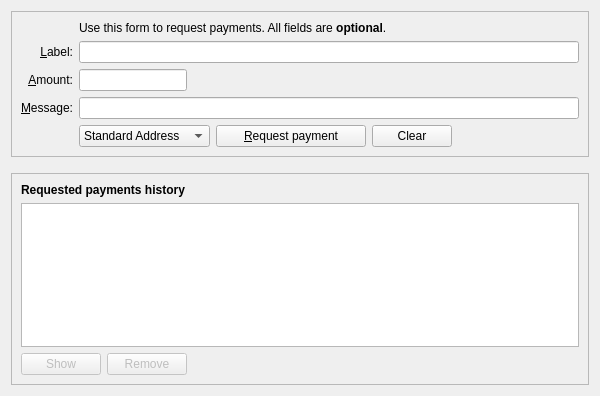
<?xml version="1.0" encoding="UTF-8"?>
<ui version="4.0">
 <class>ReceiveCoinsDialog</class>
 <widget class="QWidget" name="ReceiveCoinsDialog">
  <property name="geometry">
   <rect>
    <x>0</x>
    <y>0</y>
    <width>600</width>
    <height>396</height>
   </rect>
  </property>
  <layout class="QVBoxLayout" name="verticalLayout" stretch="0,0,1">
   <item>
    <widget class="QFrame" name="frame2">
     <property name="sizePolicy">
      <sizepolicy hsizetype="Preferred" vsizetype="Expanding">
       <horstretch>0</horstretch>
       <verstretch>0</verstretch>
      </sizepolicy>
     </property>
     <property name="frameShape">
      <enum>QFrame::StyledPanel</enum>
     </property>
     <property name="frameShadow">
      <enum>QFrame::Sunken</enum>
     </property>
     <layout class="QVBoxLayout" name="verticalLayout_3">
      <item>
       <layout class="QGridLayout" name="gridLayout">
        <item row="5" column="0">
         <widget class="QLabel" name="label">
          <property name="toolTip">
           <string>An optional amount to request. Leave this empty or zero to not request a specific amount.</string>
          </property>
          <property name="text">
           <string>&amp;Amount:</string>
          </property>
          <property name="alignment">
           <set>Qt::AlignRight|Qt::AlignTrailing|Qt::AlignVCenter</set>
          </property>
          <property name="buddy">
           <cstring>reqAmount</cstring>
          </property>
         </widget>
        </item>
        <item row="6" column="0">
         <widget class="QLabel" name="label_3">
          <property name="toolTip">
           <string>An optional message to attach to the payment request, which will be displayed when the request is opened. Note: The message will not be sent with the payment over the Bitcoin network.</string>
          </property>
          <property name="text">
           <string>&amp;Message:</string>
          </property>
          <property name="alignment">
           <set>Qt::AlignRight|Qt::AlignTrailing|Qt::AlignVCenter</set>
          </property>
          <property name="buddy">
           <cstring>reqMessage</cstring>
          </property>
         </widget>
        </item>
        <item row="4" column="2">
         <widget class="QLineEdit" name="reqLabel">
          <property name="toolTip">
           <string>An optional label to associate with the new receiving address.</string>
          </property>
         </widget>
        </item>
        <item row="2" column="2">
         <widget class="QLabel" name="label_5">
          <property name="text">
           <string>Use this form to request payments. All fields are &lt;b&gt;optional&lt;/b&gt;.</string>
          </property>
         </widget>
        </item>
        <item row="4" column="0">
         <widget class="QLabel" name="label_2">
          <property name="toolTip">
           <string>An optional label to associate with the new receiving address.</string>
          </property>
          <property name="text">
           <string>&amp;Label:</string>
          </property>
          <property name="alignment">
           <set>Qt::AlignRight|Qt::AlignTrailing|Qt::AlignVCenter</set>
          </property>
          <property name="buddy">
           <cstring>reqLabel</cstring>
          </property>
         </widget>
        </item>
        <item row="6" column="2">
         <widget class="QLineEdit" name="reqMessage">
          <property name="toolTip">
           <string>An optional message to attach to the payment request, which will be displayed when the request is opened. Note: The message will not be sent with the payment over the Bitcoin network.</string>
          </property>
         </widget>
        </item>
        <item row="7" column="2">
         <layout class="QHBoxLayout" name="horizontalLayout">
          <item>
           <widget class="QComboBox" name="addressType">
            <property name="sizePolicy">
             <sizepolicy hsizetype="Preferred" vsizetype="Fixed">
              <horstretch>0</horstretch>
              <verstretch>0</verstretch>
             </sizepolicy>
            </property>
            <item>
             <property name="text">
              <string>Standard Address</string>
             </property>
            </item>
            <item>
             <property name="text">
              <string>Subinode Address</string>
             </property>
            </item>
           </widget>
          </item>
          <item>
           <widget class="QPushButton" name="receiveButton">
            <property name="minimumSize">
             <size>
              <width>150</width>
              <height>0</height>
             </size>
            </property>
            <property name="text">
             <string>&amp;Request payment</string>
            </property>
            <property name="icon">
             <iconset resource="../subi.qrc">
              <normaloff>:/icons/receiving_addresses</normaloff>:/icons/receiving_addresses</iconset>
            </property>
           </widget>
          </item>
          <item>
           <widget class="QPushButton" name="clearButton">
            <property name="sizePolicy">
             <sizepolicy hsizetype="Minimum" vsizetype="Fixed">
              <horstretch>0</horstretch>
              <verstretch>0</verstretch>
             </sizepolicy>
            </property>
            <property name="toolTip">
             <string>Clear all fields of the form.</string>
            </property>
            <property name="text">
             <string>Clear</string>
            </property>
            <property name="icon">
             <iconset resource="../subi.qrc">
              <normaloff>:/icons/remove</normaloff>:/icons/remove</iconset>
            </property>
            <property name="autoDefault">
             <bool>false</bool>
            </property>
           </widget>
          </item>
          <item>
           <spacer name="horizontalSpacer">
            <property name="orientation">
             <enum>Qt::Horizontal</enum>
            </property>
            <property name="sizeHint" stdset="0">
             <size>
              <width>40</width>
              <height>20</height>
             </size>
            </property>
           </spacer>
          </item>
         </layout>
        </item>
        <item row="7" column="0">
         <widget class="QLabel" name="label_7">
          <property name="text">
           <string/>
          </property>
         </widget>
        </item>
        <item row="5" column="2">
         <layout class="QHBoxLayout" name="horizontalLayout_6">
          <item>
           <widget class="BitcoinAmountField" name="reqAmount">
            <property name="sizePolicy">
             <sizepolicy hsizetype="Fixed" vsizetype="Fixed">
              <horstretch>0</horstretch>
              <verstretch>0</verstretch>
             </sizepolicy>
            </property>
            <property name="minimumSize">
             <size>
              <width>80</width>
              <height>0</height>
             </size>
            </property>
            <property name="maximumSize">
             <size>
              <width>1000</width>
              <height>100</height>
             </size>
            </property>
            <property name="toolTip">
             <string>An optional amount to request. Leave this empty or zero to not request a specific amount.</string>
            </property>
           </widget>
          </item>
          <item>
           <spacer name="horizontalSpacer_3">
            <property name="orientation">
             <enum>Qt::Horizontal</enum>
            </property>
            <property name="sizeHint" stdset="0">
             <size>
              <width>0</width>
              <height>0</height>
             </size>
            </property>
           </spacer>
          </item>
         </layout>
        </item>
       </layout>
      </item>
     </layout>
    </widget>
   </item>
   <item>
    <spacer name="verticalSpacer_2">
     <property name="orientation">
      <enum>Qt::Vertical</enum>
     </property>
     <property name="sizeHint" stdset="0">
      <size>
       <width>20</width>
       <height>10</height>
      </size>
     </property>
    </spacer>
   </item>
   <item>
    <widget class="QFrame" name="frame">
     <property name="sizePolicy">
      <sizepolicy hsizetype="Preferred" vsizetype="Expanding">
       <horstretch>0</horstretch>
       <verstretch>0</verstretch>
      </sizepolicy>
     </property>
     <property name="frameShape">
      <enum>QFrame::StyledPanel</enum>
     </property>
     <property name="frameShadow">
      <enum>QFrame::Raised</enum>
     </property>
     <layout class="QVBoxLayout" name="verticalLayout_2">
      <item>
       <widget class="QLabel" name="label_6">
        <property name="font">
         <font>
          <weight>75</weight>
          <bold>true</bold>
         </font>
        </property>
        <property name="text">
         <string>Requested payments history</string>
        </property>
       </widget>
      </item>
      <item>
       <widget class="QTableView" name="recentRequestsView">
        <property name="contextMenuPolicy">
         <enum>Qt::CustomContextMenu</enum>
        </property>
        <property name="tabKeyNavigation">
         <bool>false</bool>
        </property>
        <property name="sortingEnabled">
         <bool>true</bool>
        </property>
       </widget>
      </item>
      <item>
       <layout class="QHBoxLayout" name="horizontalLayout_2">
        <item>
         <widget class="QPushButton" name="showRequestButton">
          <property name="enabled">
           <bool>false</bool>
          </property>
          <property name="toolTip">
           <string>Show the selected request (does the same as double clicking an entry)</string>
          </property>
          <property name="text">
           <string>Show</string>
          </property>
          <property name="icon">
           <iconset resource="../subi.qrc">
            <normaloff>:/icons/edit</normaloff>:/icons/edit</iconset>
          </property>
          <property name="autoDefault">
           <bool>false</bool>
          </property>
         </widget>
        </item>
        <item>
         <widget class="QPushButton" name="removeRequestButton">
          <property name="enabled">
           <bool>false</bool>
          </property>
          <property name="toolTip">
           <string>Remove the selected entries from the list</string>
          </property>
          <property name="text">
           <string>Remove</string>
          </property>
          <property name="icon">
           <iconset resource="../subi.qrc">
            <normaloff>:/icons/remove</normaloff>:/icons/remove</iconset>
          </property>
          <property name="autoDefault">
           <bool>false</bool>
          </property>
         </widget>
        </item>
        <item>
         <spacer name="horizontalSpacer_2">
          <property name="orientation">
           <enum>Qt::Horizontal</enum>
          </property>
          <property name="sizeHint" stdset="0">
           <size>
            <width>40</width>
            <height>20</height>
           </size>
          </property>
         </spacer>
        </item>
       </layout>
      </item>
     </layout>
    </widget>
   </item>
  </layout>
 </widget>
 <customwidgets>
  <customwidget>
   <class>BitcoinAmountField</class>
   <extends>QLineEdit</extends>
   <header>qt/subiamountfield.h</header>
   <container>1</container>
  </customwidget>
 </customwidgets>
 <tabstops>
  <tabstop>reqLabel</tabstop>
  <tabstop>reqAmount</tabstop>
  <tabstop>reqMessage</tabstop>
  <tabstop>receiveButton</tabstop>
  <tabstop>clearButton</tabstop>
  <tabstop>recentRequestsView</tabstop>
  <tabstop>showRequestButton</tabstop>
  <tabstop>removeRequestButton</tabstop>
 </tabstops>
 <resources>
  <include location="../subi.qrc"/>
 </resources>
 <connections/>
</ui>
